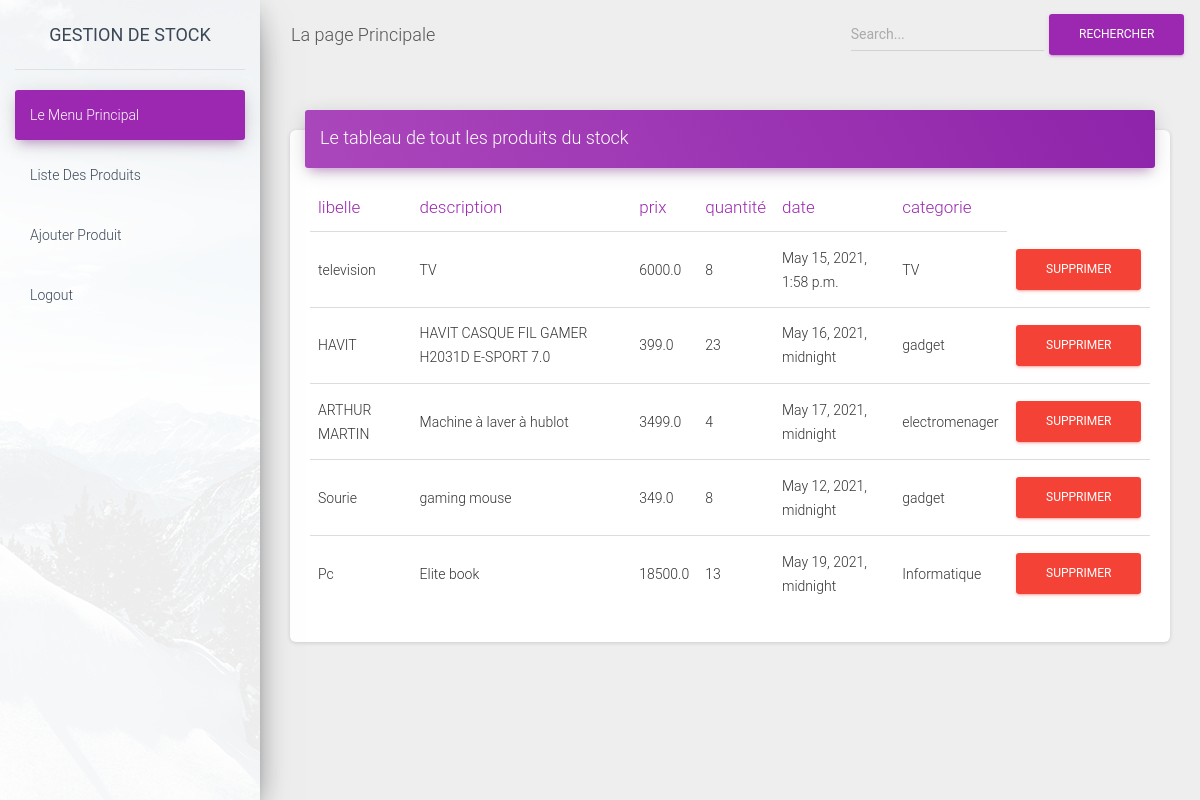
Page /All-produit on the committed database.
### frontend/models.py (models this page shows, shortened)
class Produit(models.Model):
    libelle = models.CharField(max_length=255)
    description = models.CharField(max_length=255)
    prix = models.FloatField(default=0.0)
    qte = models.IntegerField(default=0, verbose_name='Quantité')
    date = models.DateTimeField(default=timezone.now())
    image = models.CharField(max_length=255)
    categorie = models.ForeignKey('Categorie', on_delete=models.CASCADE)
    user = models.ForeignKey(settings.AUTH_USER_MODEL, on_delete=models.CASCADE)

class Categorie(models.Model):
    libelle = models.CharField(max_length=255)
    description = models.TextField()

### frontend/views.py (the view)
# urls.py: path('All-produit', view=getAllProduit, name="allProduit"),
def getAllProduit(request):
    produits = Produit.objects.all()
    return render(request, "list-produit.html", {"produits": produits})

### frontend/templates/list-produit.html (shortened to what this page needs)
{% extends 'base.html' %}
{% load static %}
{% block content %}
    <div class="container-fluid">
          <div class="row">
            <div class="col-md-12">
              <div class="card">
                <div class="card-header card-header-primary">
                  <h4 class="card-title ">Le tableau de tout les produits du stock</h4>
                </div>
                <div class="card-body">
                  <div class="table-responsive">
                    <table class="table">
                      <thead class=" text-primary">
                        <th>libelle</th>
                        <th>description</th>
                        <th>prix</th>
                        <th>quantité</th>
                        <th>date</th>
                        <th>categorie</th>
                      </thead>
                      <tbody>
                      {% for produit in produits %}
                        <tr>
                            <td>{{ produit.libelle }}</td>
                            <td>{{ produit.description }}</td>
                            <td>{{ produit.prix }}</td>
                            <td>{{ produit.qte }}</td>
                            <td>{{ produit.date }}</td>
                            <td>{{ produit.categorie.libelle }}</td>
                            <td><a href="{% url 'deleteProduit' produit.id %}" ><button class="btn btn-danger">Supprimer</button></a></td>
                        </tr>
                      {% endfor %}
                      </tbody>
                    </table>
                  </div>
                </div>
              </div>
            </div>
          </div>
    </div>
{% endblock %}

### rows in the picture
Produit: libelle "television", description "TV", prix "6000.0", qte "8", date "May 15, 2021, 1:58 p.m.", categorie.libelle "TV"
Produit: libelle "HAVIT", description "HAVIT CASQUE FIL GAMER H2031D E-SPORT 7.0", prix "399.0", qte "23", date "May 16, 2021, midnight", categorie.libelle "gadget"
Produit: libelle "ARTHUR MARTIN", description "Machine à laver à hublot", prix "3499.0", qte "4", date "May 17, 2021, midnight", categorie.libelle "electromenager"
Produit: libelle "Sourie", description "gaming mouse", prix "349.0", qte "8", date "May 12, 2021, midnight", categorie.libelle "gadget"
Produit: libelle "Pc", description "Elite book", prix "18500.0", qte "13", date "May 19, 2021, midnight", categorie.libelle "Informatique"
